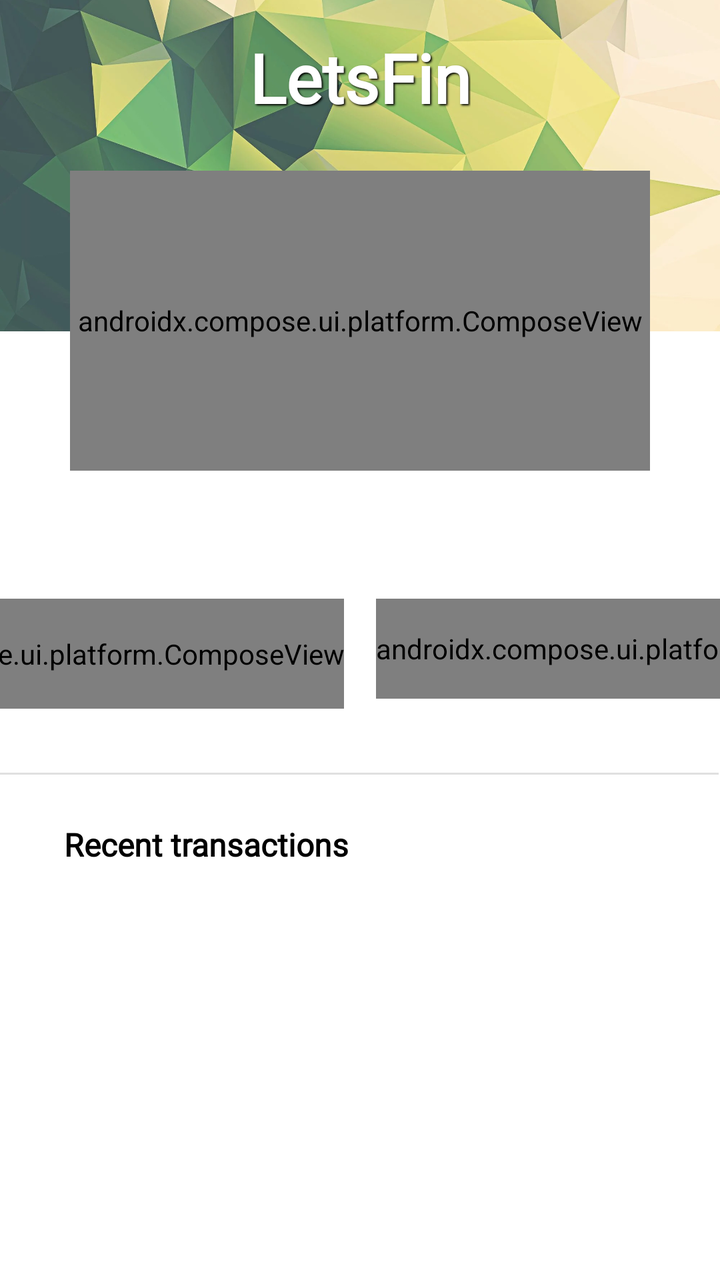
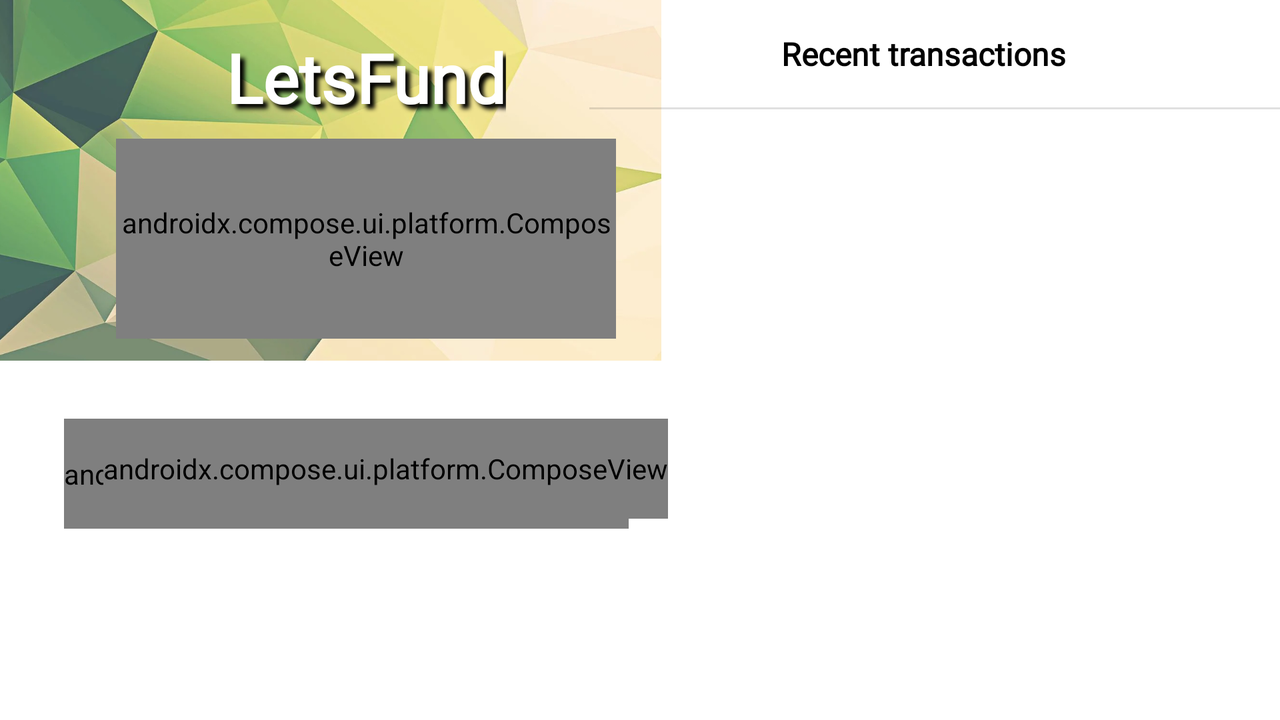

Two renders of one Android screen. The first uses the default layout on a phone; the second uses the alternative layout the repository ships for a different screen configuration, on a matching device. The two XML files are below.
<!-- AndroidManifest.xml: application theme Theme.Contact -->
<!-- res/layout/fragment_wallet.xml -->
<?xml version="1.0" encoding="utf-8"?>
<androidx.constraintlayout.widget.ConstraintLayout xmlns:android="http://schemas.android.com/apk/res/android"
    xmlns:app="http://schemas.android.com/apk/res-auto"
    xmlns:tools="http://schemas.android.com/tools"
    android:layout_width="match_parent"
    android:layout_height="match_parent"
    tools:context=".ui.lender.wallet.WalletFragment">


    <ImageView
        android:id="@+id/imageView2"
        android:layout_width="wrap_content"
        android:layout_height="wrap_content"
        android:layout_marginTop="-290dp"
        android:contentDescription="@string/BackgroundImage"
        android:src="@drawable/greengeometric"
        app:layout_constraintEnd_toEndOf="parent"
        app:layout_constraintStart_toStartOf="parent"
        app:layout_constraintTop_toTopOf="parent" />

    <TextView
        android:id="@+id/wallet_title"
        android:layout_width="wrap_content"
        android:layout_height="wrap_content"
        android:layout_marginStart="35dp"
        android:layout_marginTop="16dp"
        android:layout_marginEnd="35dp"
        android:fontFamily="@font/montserrat"
        android:shadowColor="#000000"
        android:shadowDx="1.9"
        android:shadowDy="1.7"
        android:shadowRadius="2"
        android:text="@string/LetsFin"
        android:textAllCaps="false"
        android:textColor="@color/white"
        android:textSize="34sp"
        android:textStyle="bold"
        app:layout_constraintEnd_toEndOf="parent"
        app:layout_constraintStart_toStartOf="parent"
        app:layout_constraintTop_toTopOf="parent" />

    <androidx.compose.ui.platform.ComposeView
        android:id="@+id/walletbox"
        android:layout_width="match_parent"
        android:layout_height="150dp"
        android:layout_marginStart="35dp"
        android:layout_marginTop="24dp"
        android:layout_marginEnd="35dp"
        app:layout_constraintEnd_toEndOf="parent"
        app:layout_constraintStart_toStartOf="parent"
        app:layout_constraintTop_toBottomOf="@+id/wallet_title"></androidx.compose.ui.platform.ComposeView>

    <androidx.compose.ui.platform.ComposeView
        android:id="@+id/TopUp"
        android:layout_width="wrap_content"
        android:layout_height="55dp"
        android:layout_marginTop="64dp"
        android:layout_marginEnd="8dp"
        app:layout_constraintEnd_toStartOf="@+id/Withdraw"
        app:layout_constraintStart_toStartOf="parent"
        app:layout_constraintTop_toBottomOf="@+id/walletbox">

    </androidx.compose.ui.platform.ComposeView>

    <androidx.compose.ui.platform.ComposeView
        android:id="@+id/Withdraw"
        android:layout_width="wrap_content"
        android:layout_height="50dp"
        android:layout_marginStart="8dp"
        android:layout_marginTop="64dp"
        app:layout_constraintEnd_toEndOf="parent"
        app:layout_constraintStart_toEndOf="@+id/TopUp"
        app:layout_constraintTop_toBottomOf="@+id/walletbox">

    </androidx.compose.ui.platform.ComposeView>

    <View
        android:id="@+id/divider"
        android:layout_width="409dp"
        android:layout_height="1dp"
        android:layout_marginStart="1dp"
        android:layout_marginTop="32dp"
        android:layout_marginEnd="1dp"
        android:background="?android:attr/listDivider"
        app:layout_constraintEnd_toEndOf="parent"
        app:layout_constraintHorizontal_bias="1.0"
        app:layout_constraintStart_toStartOf="parent"
        app:layout_constraintTop_toBottomOf="@+id/TopUp" />

    <TextView
        android:id="@+id/textView4"
        android:layout_width="wrap_content"
        android:layout_height="wrap_content"
        android:layout_marginStart="32dp"
        android:layout_marginTop="24dp"
        android:fontFamily="@font/montserrat"
        android:text="@string/WalletHistory"
        android:textColor="@color/black"
        android:textSize="16sp"
        android:textStyle="bold"
        app:layout_constraintStart_toStartOf="parent"
        app:layout_constraintTop_toBottomOf="@+id/divider" />

    <ScrollView
        android:layout_width="0dp"
        android:layout_height="0dp"
        android:layout_marginTop="8dp"
        app:layout_constraintBottom_toBottomOf="parent"
        app:layout_constraintEnd_toEndOf="parent"
        app:layout_constraintStart_toStartOf="parent"
        app:layout_constraintTop_toBottomOf="@+id/textView4"
        tools:visibility="visible">

        <LinearLayout
            android:layout_width="match_parent"
            android:layout_height="wrap_content"
            android:orientation="vertical">

            <androidx.recyclerview.widget.RecyclerView
                android:id="@+id/wallet_recycleview"
                android:layout_width="match_parent"
                android:layout_height="match_parent"
                tools:listitem="@layout/wallet_record" />
        </LinearLayout>
    </ScrollView>


</androidx.constraintlayout.widget.ConstraintLayout>
<!-- res/layout/wallet_record.xml (included above) -->
<?xml version="1.0" encoding="utf-8"?>
<androidx.cardview.widget.CardView xmlns:android="http://schemas.android.com/apk/res/android"
    xmlns:app="http://schemas.android.com/apk/res-auto"
    xmlns:tools="http://schemas.android.com/tools"
    android:layout_width="match_parent"
    android:layout_height="wrap_content"
    android:layout_margin="5dp"
    android:padding="5dp"
    app:cardBackgroundColor="@color/white"
    app:cardCornerRadius="5dp"
    app:cardElevation="5dp">

    <androidx.constraintlayout.widget.ConstraintLayout
        android:layout_width="match_parent"
        android:layout_height="match_parent">

        <TextView
            android:id="@+id/textView5"
            android:layout_width="wrap_content"
            android:layout_height="wrap_content"
            android:layout_marginStart="8dp"
            android:layout_marginTop="8dp"
            android:text="@string/name"
            app:layout_constraintStart_toStartOf="parent"
            app:layout_constraintTop_toTopOf="parent" />

        <TextView
            android:id="@+id/textViewContactName"
            android:layout_width="0dp"
            android:layout_height="wrap_content"
            android:text="TextView"
            app:layout_constraintBottom_toBottomOf="@+id/textView5"
            app:layout_constraintStart_toStartOf="@+id/guideline3"
            app:layout_constraintTop_toTopOf="@+id/textView5" />

        <androidx.constraintlayout.widget.Guideline
            android:id="@+id/guideline3"
            android:layout_width="wrap_content"
            android:layout_height="wrap_content"
            android:orientation="vertical"
            app:layout_constraintGuide_begin="100dp" />

    </androidx.constraintlayout.widget.ConstraintLayout>

</androidx.cardview.widget.CardView>
<!-- resources referenced by this layout -->
<resources>
  <color name="black">#FF000000</color>
  <color name="white">#FFFFFFFF</color>
  <!-- drawable greengeometric: png bitmap (drawable, 99426 bytes) -->
  <string name="BackgroundImage">Background Image</string>
  <string name="LetsFin">LetsFin</string>
  <string name="WalletHistory">Recent transactions</string>
  <string name="name">Name</string>
  <style name="Theme.Contact" parent="Theme.MaterialComponents.DayNight.DarkActionBar">
          
          <item name="colorPrimary">@color/purple_500</item>
          <item name="colorPrimaryVariant">@color/purple_700</item>
          <item name="colorOnPrimary">@color/white</item>
          
          <item name="colorSecondary">@color/teal_200</item>
          <item name="colorSecondaryVariant">@color/teal_700</item>
          <item name="colorOnSecondary">@color/black</item>
          
          <item name="android:statusBarColor" tools:targetApi="l">?attr/colorPrimaryVariant</item>
          
      </style>
  <color name="purple_500">#FF6200EE</color>
  <color name="purple_700">#FF3700B3</color>
  <color name="teal_200">#FF03DAC5</color>
  <color name="teal_700">#FF018786</color>
</resources>
<!-- res/layout-land/fragment_wallet.xml (the repository's variant of the layout above) -->
<!-- drawn on the phone turned sideways -->
<?xml version="1.0" encoding="utf-8"?>
<androidx.constraintlayout.widget.ConstraintLayout xmlns:android="http://schemas.android.com/apk/res/android"
    xmlns:app="http://schemas.android.com/apk/res-auto"
    xmlns:tools="http://schemas.android.com/tools"
    android:layout_width="match_parent"
    android:layout_height="match_parent"
    tools:context=".ui.lender.wallet.WalletFragment">


    <ProgressBar
        android:id="@+id/LoadingWallet"
        style="?android:attr/progressBarStyle"
        android:layout_width="wrap_content"
        android:layout_height="wrap_content"
        app:layout_constraintBottom_toBottomOf="@+id/scrollViewTransaction"
        app:layout_constraintEnd_toEndOf="parent"
        app:layout_constraintStart_toStartOf="parent"
        app:layout_constraintTop_toTopOf="parent"
        tools:visibility="gone" />

    <ImageView
        android:id="@+id/imageView3"
        android:layout_width="wrap_content"
        android:layout_height="wrap_content"
        android:layout_marginStart="-185dp"
        android:layout_marginTop="-180dp"
        android:adjustViewBounds="true"
        android:contentDescription="@string/BackgroundImage"
        app:layout_constraintEnd_toStartOf="@+id/guideline4"
        app:layout_constraintStart_toStartOf="parent"
        app:layout_constraintTop_toTopOf="parent"
        app:srcCompat="@drawable/greengeometric" />

    <TextView
        android:id="@+id/wallet_title"
        android:layout_width="wrap_content"
        android:layout_height="wrap_content"
        android:layout_marginTop="16dp"
        android:fontFamily="@font/montserrat"
        android:shadowColor="#000000"
        android:shadowDx="7"
        android:shadowDy="7"
        android:shadowRadius="5"
        android:text="@string/letsfund"
        android:textAllCaps="false"
        android:textColor="@color/white"
        android:textSize="34sp"
        android:textStyle="bold"
        app:layout_constraintEnd_toStartOf="@+id/guideline4"
        app:layout_constraintStart_toStartOf="parent"
        app:layout_constraintTop_toTopOf="parent" />

    <androidx.compose.ui.platform.ComposeView
        android:id="@+id/walletbox"
        android:layout_width="250dp"
        android:layout_height="100dp"
        android:layout_marginTop="8dp"
        app:layout_constraintEnd_toStartOf="@+id/guideline4"
        app:layout_constraintStart_toStartOf="parent"
        app:layout_constraintTop_toBottomOf="@+id/wallet_title" />

    <androidx.compose.ui.platform.ComposeView
        android:id="@+id/TopUp"
        android:layout_width="wrap_content"
        android:layout_height="55dp"
        android:layout_marginStart="32dp"
        android:layout_marginTop="40dp"
        app:layout_constraintStart_toStartOf="parent"
        app:layout_constraintTop_toBottomOf="@+id/walletbox">

    </androidx.compose.ui.platform.ComposeView>

    <androidx.compose.ui.platform.ComposeView
        android:id="@+id/Withdraw"
        android:layout_width="wrap_content"
        android:layout_height="50dp"
        android:layout_marginTop="40dp"
        android:layout_marginEnd="32dp"
        app:layout_constraintEnd_toStartOf="@+id/guideline4"
        app:layout_constraintTop_toBottomOf="@+id/walletbox">

    </androidx.compose.ui.platform.ComposeView>

    <TextView
        android:id="@+id/textView4"
        android:layout_width="wrap_content"
        android:layout_height="wrap_content"
        android:layout_marginStart="60dp"
        android:layout_marginTop="16dp"
        android:layout_marginBottom="8dp"
        android:fontFamily="@font/montserrat"
        android:text="@string/WalletHistory"
        android:textColor="@color/black"
        android:textSize="16sp"
        android:textStyle="bold"
        app:layout_constraintBottom_toTopOf="@+id/scrollViewTransaction"
        app:layout_constraintStart_toEndOf="@+id/imageView3"
        app:layout_constraintTop_toTopOf="parent" />

    <ScrollView
        android:id="@+id/scrollViewTransaction"
        android:layout_width="wrap_content"
        android:layout_height="0dp"
        android:layout_marginTop="8dp"
        android:layout_marginEnd="8dp"
        android:layout_marginBottom="80dp"
        app:layout_constraintBottom_toBottomOf="parent"
        app:layout_constraintEnd_toEndOf="parent"
        app:layout_constraintStart_toStartOf="@+id/guideline4"
        app:layout_constraintTop_toBottomOf="@+id/textView4">

        <LinearLayout
            android:layout_width="match_parent"
            android:layout_height="wrap_content"
            android:orientation="vertical">

            <View
                android:id="@+id/divider"
                android:layout_width="409dp"
                android:layout_height="1dp"
                android:layout_marginStart="1dp"
                android:layout_marginEnd="1dp"
                android:background="?android:attr/listDivider" />

            <androidx.recyclerview.widget.RecyclerView
                android:id="@+id/recycleViewTransaction"
                android:layout_width="match_parent"
                android:layout_height="match_parent"
                app:reverseLayout="false"
                tools:itemCount="7"
                tools:listitem="@layout/record_wallet" />
        </LinearLayout>
    </ScrollView>

    <androidx.constraintlayout.widget.Guideline
        android:id="@+id/guideline4"
        android:layout_width="wrap_content"
        android:layout_height="wrap_content"
        android:layout_marginEnd="415dp"
        android:orientation="vertical"
        android:visibility="visible"
        app:layout_constraintEnd_toEndOf="parent"
        app:layout_constraintGuide_begin="366dp"
        app:layout_constraintStart_toStartOf="parent" />


</androidx.constraintlayout.widget.ConstraintLayout>
<!-- res/layout/record_wallet.xml (included above) -->
<?xml version="1.0" encoding="utf-8"?>
<androidx.cardview.widget.CardView xmlns:android="http://schemas.android.com/apk/res/android"
    xmlns:app="http://schemas.android.com/apk/res-auto"
    xmlns:tools="http://schemas.android.com/tools"
    android:layout_width="match_parent"
    android:layout_height="wrap_content"
    android:layout_margin="5dp"
    android:layout_marginHorizontal="5dp"
    android:layout_marginVertical="15dp"
    android:padding="5dp"
    app:cardBackgroundColor="@color/white"
    app:cardCornerRadius="5dp"
    app:cardElevation="5dp">

    <androidx.constraintlayout.widget.ConstraintLayout
        android:layout_width="match_parent"
        android:layout_height="45dp">

        <TextView
            android:id="@+id/textViewDate"
            android:layout_width="wrap_content"
            android:layout_height="wrap_content"
            android:layout_marginStart="8dp"
            android:layout_marginTop="8dp"
            android:layout_marginBottom="8dp"
            android:fontFamily="@font/montserrat"
            android:text="@string/date"
            android:textColor="#000000"
            app:layout_constraintBottom_toBottomOf="parent"
            app:layout_constraintStart_toStartOf="parent"
            app:layout_constraintTop_toTopOf="parent" />

        <TextView
            android:id="@+id/textViewMethod"
            android:layout_width="wrap_content"
            android:layout_height="wrap_content"
            android:layout_marginStart="32dp"
            android:layout_marginTop="8dp"
            android:layout_marginBottom="8dp"
            android:fontFamily="@font/montserrat"
            android:text="@string/method"
            android:textColor="@color/black"
            app:layout_constraintBottom_toBottomOf="parent"
            app:layout_constraintStart_toStartOf="@+id/guideline3"
            app:layout_constraintTop_toTopOf="parent" />

        <androidx.constraintlayout.widget.Guideline
            android:id="@+id/guideline3"
            android:layout_width="wrap_content"
            android:layout_height="wrap_content"
            android:orientation="vertical"
            app:layout_constraintBottom_toBottomOf="parent"
            app:layout_constraintGuide_begin="100dp"
            app:layout_constraintTop_toTopOf="parent" />

        <TextView
            android:id="@+id/textViewAmount"
            android:layout_width="wrap_content"
            android:layout_height="wrap_content"
            android:layout_marginStart="24dp"
            android:layout_marginTop="8dp"
            android:layout_marginBottom="8dp"
            android:fontFamily="@font/montserrat"
            android:text="@string/amount"
            android:textColor="@color/black"
            app:layout_constraintBottom_toBottomOf="parent"
            app:layout_constraintStart_toStartOf="@+id/guideline2"
            app:layout_constraintTop_toTopOf="parent" />

        <androidx.constraintlayout.widget.Guideline
            android:id="@+id/guideline2"
            android:layout_width="wrap_content"
            android:layout_height="wrap_content"
            android:layout_marginStart="260dp"
            android:orientation="vertical"
            app:layout_constraintGuide_begin="269dp"
            app:layout_constraintStart_toStartOf="parent" />

    </androidx.constraintlayout.widget.ConstraintLayout>

</androidx.cardview.widget.CardView>
<!-- resources referenced by the variant -->
<!-- as the phone turned sideways resolves them -->
<resources>
  <color name="black">#FF000000</color>
  <color name="white">#FFFFFFFF</color>
  <!-- drawable greengeometric: png bitmap (drawable, 99426 bytes) -->
  <string name="BackgroundImage">Background Image</string>
  <string name="WalletHistory">Recent transactions</string>
  <string name="amount">amount</string>
  <string name="date">date</string>
  <string name="letsfund">LetsFund</string>
  <string name="method">method</string>
  <style name="Theme.Contact" parent="Theme.MaterialComponents.DayNight.DarkActionBar">
          
          <item name="colorPrimary">@color/purple_500</item>
          <item name="colorPrimaryVariant">@color/purple_700</item>
          <item name="colorOnPrimary">@color/white</item>
          
          <item name="colorSecondary">@color/teal_200</item>
          <item name="colorSecondaryVariant">@color/teal_700</item>
          <item name="colorOnSecondary">@color/black</item>
          
          <item name="android:statusBarColor" tools:targetApi="l">?attr/colorPrimaryVariant</item>
          
      </style>
  <color name="purple_500">#FF6200EE</color>
  <color name="purple_700">#FF3700B3</color>
  <color name="teal_200">#FF03DAC5</color>
  <color name="teal_700">#FF018786</color>
</resources>
